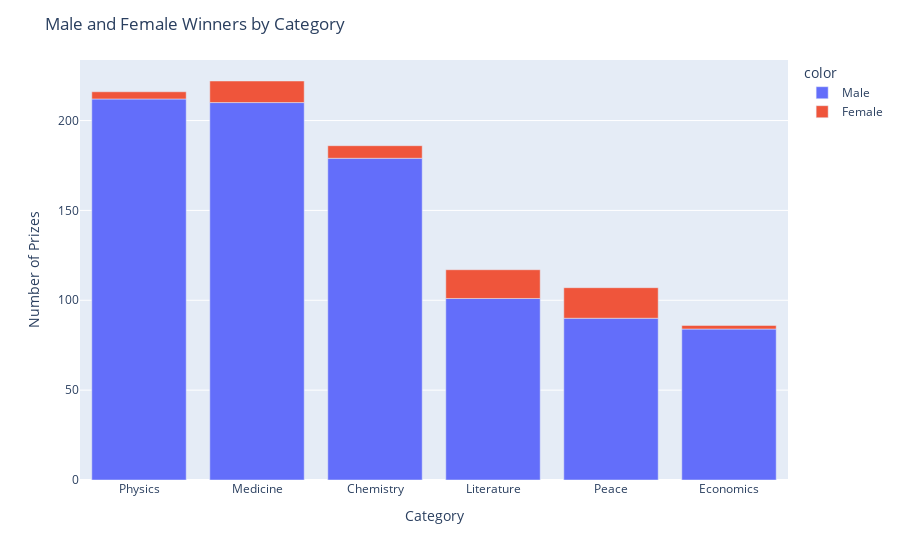

Notebook cell for this chart:
### Code cell
bar = px.bar(x = n_prizes_sex.category,
             y = n_prizes_sex.prize,
              color = n_prizes_sex.sex)
bar.update_layout(yaxis_title='Number of Prizes', xaxis_title='Category', coloraxis_showscale=False, title="Male and Female Winners by Category")
bar.show()

### Figure 1 — Plotly figure (JSON) as saved in the notebook; plotly's stock layout.template omitted (floating-point values rounded to 4 significant figures)
{"data": [{"alignmentgroup": "True", "hovertemplate": "color=Male<br>x=%{x}<br>y=%{y}<extra></extra>", "legendgroup": "Male", "marker": {"color": "#636efa", "pattern": {"shape": ""}}, "name": "Male", "offsetgroup": "Male", "orientation": "v", "showlegend": true, "textposition": "auto", "type": "bar", "x": ["Physics", "Medicine", "Chemistry", "Literature", "Peace", "Economics"], "xaxis": "x", "y": [212, 210, 179, 101, 90, 84], "yaxis": "y"}, {"alignmentgroup": "True", "hovertemplate": "color=Female<br>x=%{x}<br>y=%{y}<extra></extra>", "legendgroup": "Female", "marker": {"color": "#EF553B", "pattern": {"shape": ""}}, "name": "Female", "offsetgroup": "Female", "orientation": "v", "showlegend": true, "textposition": "auto", "type": "bar", "x": ["Peace", "Literature", "Medicine", "Chemistry", "Physics", "Economics"], "xaxis": "x", "y": [17, 16, 12, 7, 4, 2], "yaxis": "y"}], "layout": {"barmode": "relative", "coloraxis": {"showscale": false}, "legend": {"title": {"text": "color"}, "tracegroupgap": 0}, "margin": {"t": 60}, "title": {"text": "Male and Female Winners by Category"}, "xaxis": {"anchor": "y", "domain": [0, 1], "title": {"text": "Category"}}, "yaxis": {"anchor": "x", "domain": [0, 1], "title": {"text": "Number of Prizes"}}}}
